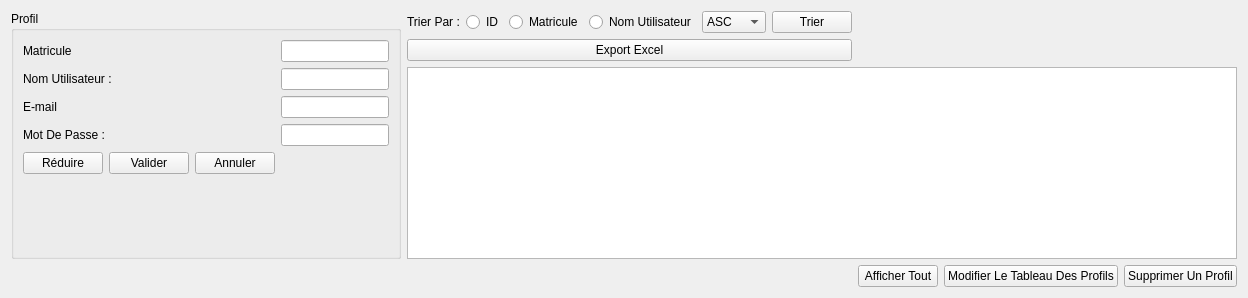
          <widget class="QWidget" name="gestionPro_3">
           <layout class="QGridLayout" name="gridLayout_14">
            <item row="3" column="2" colspan="2">
             <layout class="QHBoxLayout" name="horizontalLayout_53">
              <item>
               <widget class="QPushButton" name="afficherTablePro_2">
                <property name="text">
                 <string>Afficher Tout</string>
                </property>
               </widget>
              </item>
              <item>
               <widget class="QPushButton" name="modifierPro_2">
                <property name="styleSheet">
                 <string notr="true">&lt;button type=&quot;button&quot; class=&quot;btn btn-dark&quot;&gt;Dark&lt;/button&gt;</string>
                </property>
                <property name="text">
                 <string>Modifier Le Tableau Des Profils</string>
                </property>
                <property name="checkable">
                 <bool>true</bool>
                </property>
                <property name="checked">
                 <bool>false</bool>
                </property>
               </widget>
              </item>
              <item>
               <widget class="QPushButton" name="supprimerPro_2">
                <property name="enabled">
                 <bool>true</bool>
                </property>
                <property name="text">
                 <string>Supprimer Un Profil</string>
                </property>
               </widget>
              </item>
             </layout>
            </item>
            <item row="0" column="0" rowspan="3">
             <widget class="QGroupBox" name="groupProfil_2">
              <property name="title">
               <string>Profil</string>
              </property>
              <layout class="QFormLayout" name="formLayout_6">
               <item row="0" column="0">
                <widget class="QLabel" name="label_83">
                 <property name="text">
                  <string>Matricule</string>
                 </property>
                </widget>
               </item>
               <item row="0" column="1">
                <widget class="QLineEdit" name="matriculeP_2">
                 <property name="text">
                  <string/>
                 </property>
                </widget>
               </item>
               <item row="1" column="0">
                <widget class="QLabel" name="label_84">
                 <property name="text">
                  <string>Nom Utilisateur :</string>
                 </property>
                </widget>
               </item>
               <item row="1" column="1">
                <widget class="QLineEdit" name="nomUP_2"/>
               </item>
               <item row="2" column="0">
                <widget class="QLabel" name="label_85">
                 <property name="text">
                  <string>E-mail</string>
                 </property>
                </widget>
               </item>
               <item row="2" column="1">
                <widget class="QLineEdit" name="email_2"/>
               </item>
               <item row="3" column="0">
                <widget class="QLabel" name="label_86">
                 <property name="text">
                  <string>Mot De Passe :</string>
                 </property>
                </widget>
               </item>
               <item row="3" column="1">
                <widget class="QLineEdit" name="motDePasseP_2"/>
               </item>
               <item row="4" column="0">
                <layout class="QHBoxLayout" name="horizontalLayout_54">
                 <item>
                  <widget class="QPushButton" name="reduire_2">
                   <property name="text">
                    <string>Réduire</string>
                   </property>
                  </widget>
                 </item>
                 <item>
                  <widget class="QPushButton" name="vAjouterPro_2">
                   <property name="text">
                    <string>Valider</string>
                   </property>
                  </widget>
                 </item>
                 <item>
                  <widget class="QPushButton" name="annulerAjoutPers_4">
                   <property name="text">
                    <string>Annuler</string>
                   </property>
                  </widget>
                 </item>
                </layout>
               </item>
              </layout>
             </widget>
            </item>
            <item row="0" column="1">
             <layout class="QHBoxLayout" name="horizontalLayout_55">
              <item>
               <widget class="QLabel" name="label_87">
                <property name="text">
                 <string>Trier Par :</string>
                </property>
               </widget>
              </item>
              <item>
               <widget class="QRadioButton" name="idT_2">
                <property name="text">
                 <string>ID</string>
                </property>
               </widget>
              </item>
              <item>
               <widget class="QRadioButton" name="matT_2">
                <property name="text">
                 <string>Matricule</string>
                </property>
               </widget>
              </item>
              <item>
               <widget class="QRadioButton" name="nomUT_2">
                <property name="text">
                 <string>Nom Utilisateur</string>
                </property>
               </widget>
              </item>
              <item>
               <widget class="QComboBox" name="AD_6">
                <item>
                 <property name="text">
                  <string>ASC</string>
                 </property>
                </item>
                <item>
                 <property name="text">
                  <string>DESC</string>
                 </property>
                </item>
               </widget>
              </item>
              <item>
               <widget class="QPushButton" name="trier_2">
                <property name="text">
                 <string>Trier</string>
                </property>
               </widget>
              </item>
             </layout>
            </item>
            <item row="2" column="1" colspan="3">
             <widget class="QTableView" name="tablePro_2"/>
            </item>
            <item row="1" column="1">
             <widget class="QPushButton" name="exportExcelP_2">
              <property name="text">
               <string>Export Excel</string>
              </property>
             </widget>
            </item>
           </layout>
          </widget>
